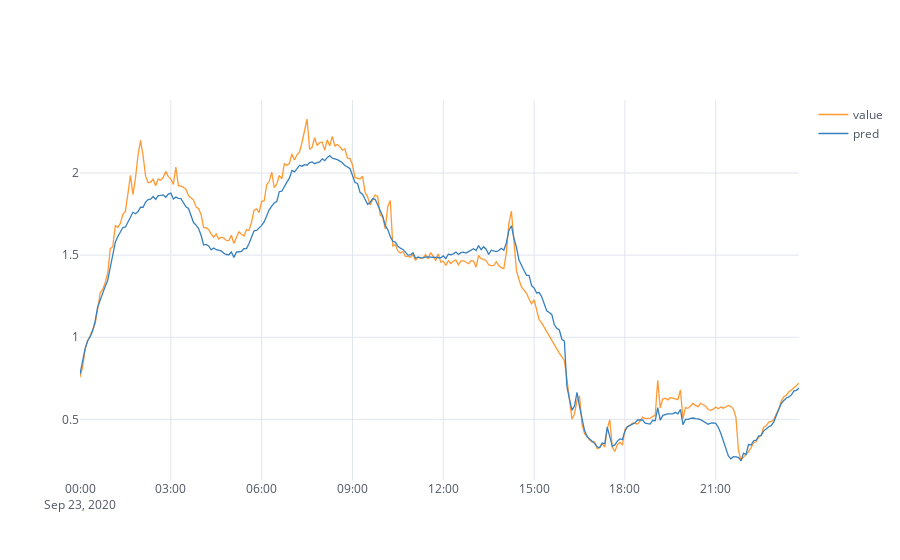

Notebook code cell kept with this figure:
### Code cell
true = raw_data.loc["2020-9-23": "2020-9-23"]
true = true[:len(true)-2]
true["pred"] = pred.values[2:]
true.blot(theme="white")

### Figure 1 — Plotly figure (JSON) as saved in the notebook; plotly's stock layout.template omitted (floating-point values rounded to 4 significant figures; data arrays with more than 128 entries replaced by an {"elided": "..."} marker saying what was removed)
{"data": [{"line": {"color": "rgba(255, 153, 51, 1.0)", "dash": "solid", "shape": "linear", "width": 1.3}, "mode": "lines", "name": "value", "showlegend": true, "text": "", "type": "scatter", "x": {"elided": "286 str values"}, "y": {"elided": "286 float values"}}, {"line": {"color": "rgba(55, 128, 191, 1.0)", "dash": "solid", "shape": "linear", "width": 1.3}, "mode": "lines", "name": "pred", "showlegend": true, "text": "", "type": "scatter", "x": {"elided": "286 str values"}, "y": {"elided": "286 float values"}}], "layout": {"legend": {"bgcolor": "#FFFFFF", "font": {"color": "#4D5663"}}, "paper_bgcolor": "#FFFFFF", "plot_bgcolor": "#FFFFFF", "title": {"font": {"color": "#4D5663"}, "x": 0.5}, "xaxis": {"gridcolor": "#E1E5ED", "showgrid": true, "tickfont": {"color": "#4D5663"}, "title": {"font": {"color": "#4D5663"}, "text": ""}, "zerolinecolor": "#E1E5ED"}, "yaxis": {"gridcolor": "#E1E5ED", "showgrid": true, "tickfont": {"color": "#4D5663"}, "title": {"font": {"color": "#4D5663"}, "text": ""}, "zerolinecolor": "#E1E5ED"}}}
